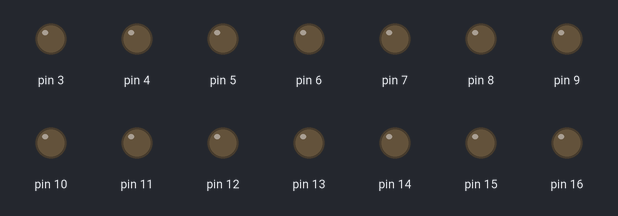
This sketch was run on a simulated Arduino Uno, built with avr-gcc and run on an emulated ATmega328P. Parts: output pins drawn as LEDs (lit = HIGH). Pins used as bus, display or sensor lines are not drawn.

Above: at 0.2 s.
At 1.2 s:
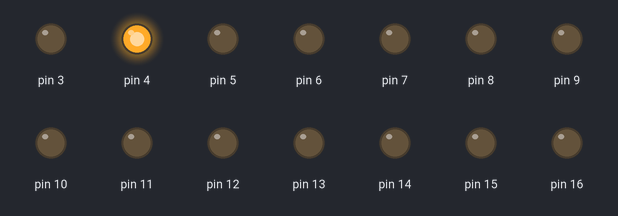
At 2.2 s:
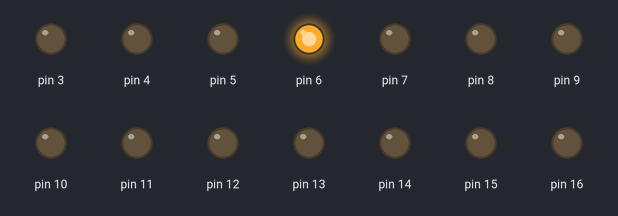
At 4.7 s:
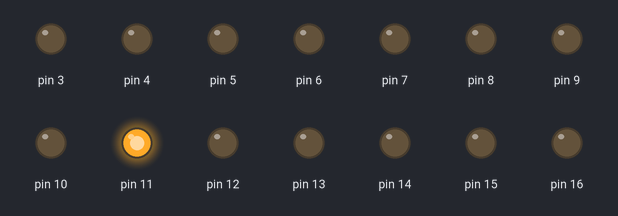
At 6.7 s:
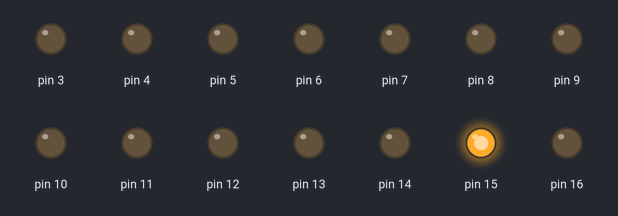
At 9.2 s:
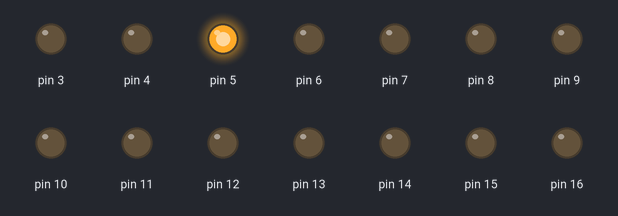
Timing chart, 0 to 9.8 s (numbered marks = the images above):
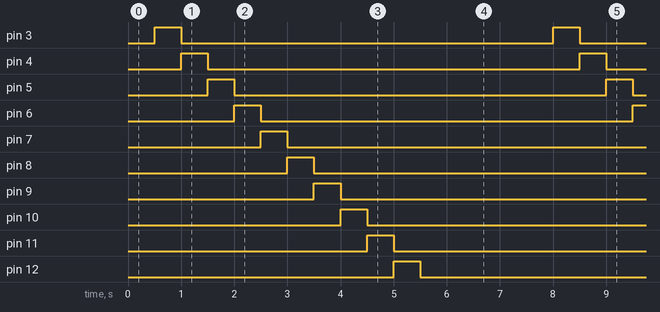

Measured:
- by itself, pin 3–16: alternates HIGH for 0.50 s and LOW for 7.0 s
- by itself, everything shown: repeats every 7.5 s, in 15 steps

The sketch:

parte_c.ino
```cpp
// PARTE C

//MACROS
#define NUM_LEDS         15     // Cantidad de LEDs
#define DELAY_TIME_MS    500    // Tiempo entre LEDs 0.5 seG
#define FIRST_PIN        2      // Pin inicial

void setup() {
  // Configurar todos los pines como salida
  for(int i = FIRST_PIN; i < FIRST_PIN + NUM_LEDS; i++) {
    pinMode(i, OUTPUT);
    digitalWrite(i, LOW); //Todos empiezan apagados
  }
}
void loop() {
  for(int i = FIRST_PIN; i < FIRST_PIN + NUM_LEDS; i++) {
    digitalWrite(i, HIGH);   // Enciende LED actual
    delay(DELAY_TIME_MS);    // Esperar
    digitalWrite(i, LOW);    // Apagar LED actual
  }

  // pequeña pausa antes de repetir la secuencia
  // delay(100);
}
```
